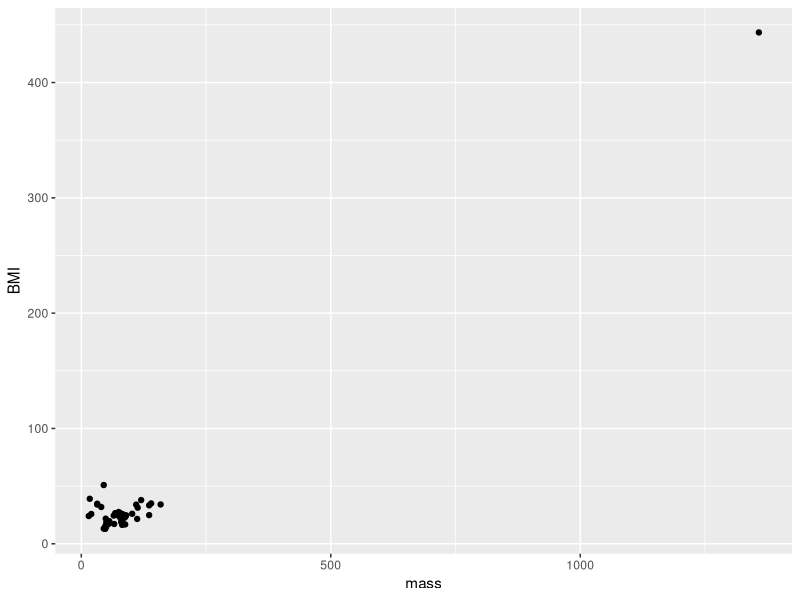
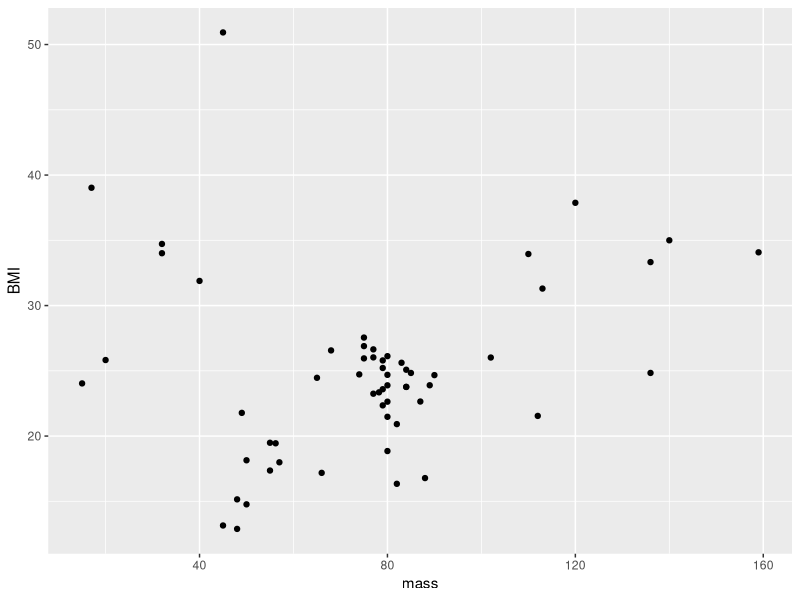
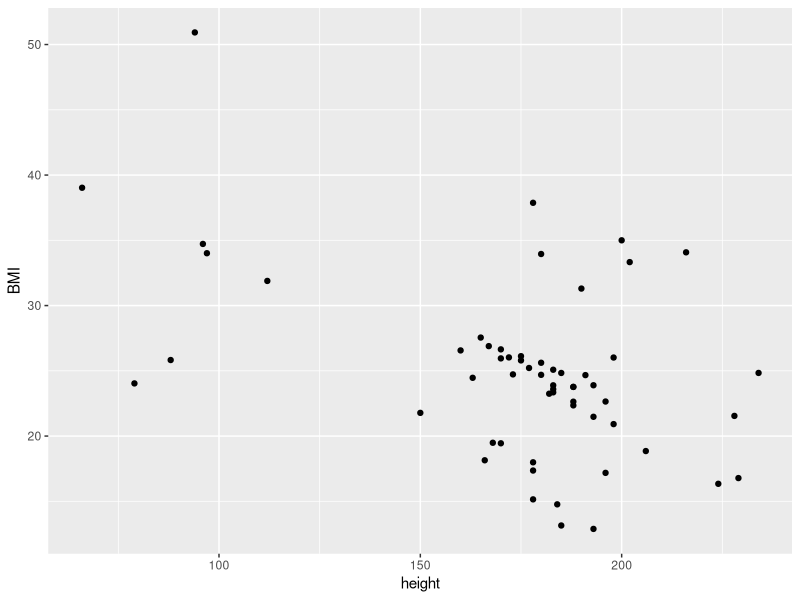

The R script that drew these images, in order:
## ---- chunk 1
library(tidyverse)
starwars
## ---- chunk 2
starwars %>% mutate(BMI:=mass/((height/100)^2)) -> newStarwars
ggplot(data = newStarwars, mapping = aes(x = mass, y = BMI)) + geom_point()
## ---- chunk 3
newStarwars %>% filter((BMI<400)) -> newStarwars
ggplot(data = newStarwars, mapping = aes(x = mass, y = BMI)) + geom_point()
## ---- chunk 4
ggplot(data = newStarwars, mapping = aes(x = height, y = BMI)) + geom_point()
## ---- chunk 5
#Code blocks can go inside these quoted delimeters
print("something")
## ---- chunk 6
#Code blocks can go inside these quoted delimeters

## ---- chunk 7
#Code blocks can go inside these quoted delimeters

## ---- chunk 8
#Code blocks can go inside these quoted delimeters

## ---- chunk 9
#Code blocks can go inside these quoted delimeters

## ---- chunk 10
#Code blocks can go inside these quoted delimeters

## ---- chunk 11
#Code blocks can go inside these quoted delimeters

## ---- chunk 12
#Code blocks can go inside these quoted delimeters

## ---- chunk 13
#Code blocks can go inside these quoted delimeters

## ---- chunk 14
#Code blocks can go inside these quoted delimeters

